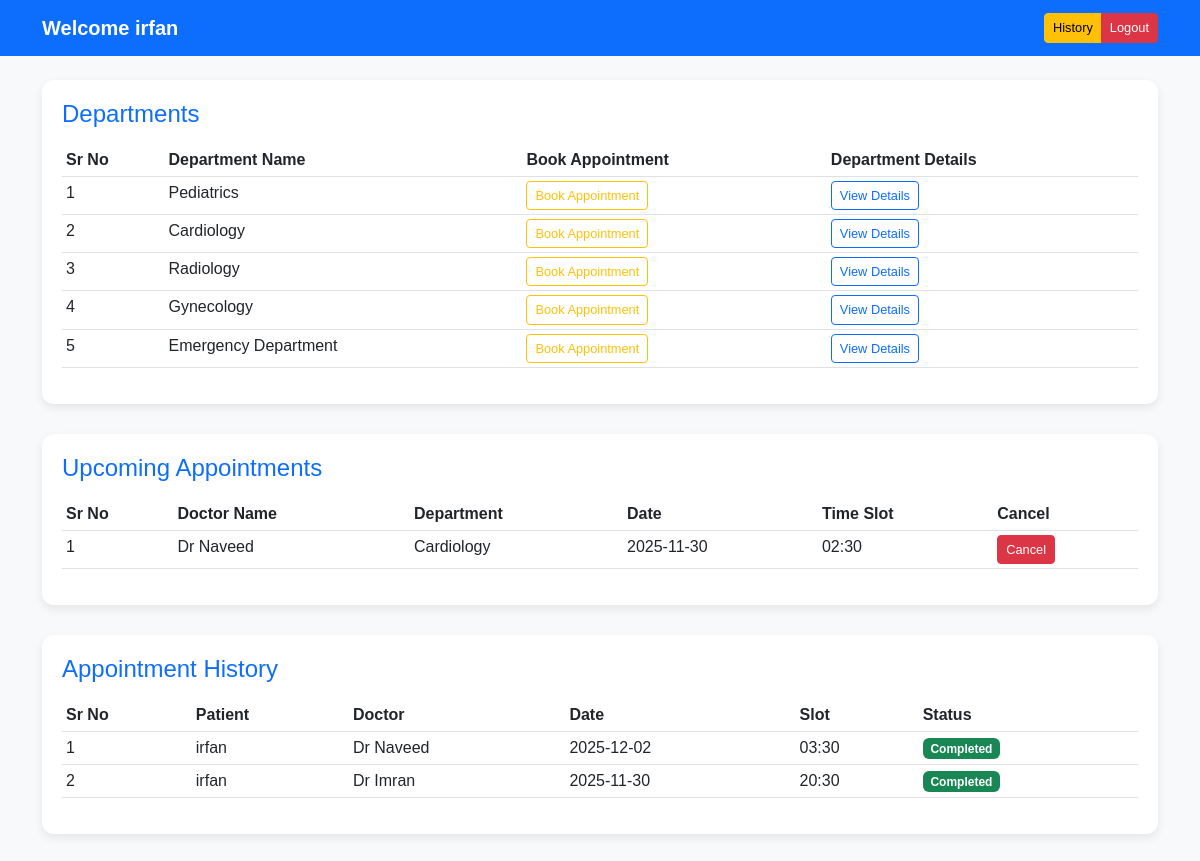
/patient/dashboard (signed in), run on an earlier commit of the app's database.
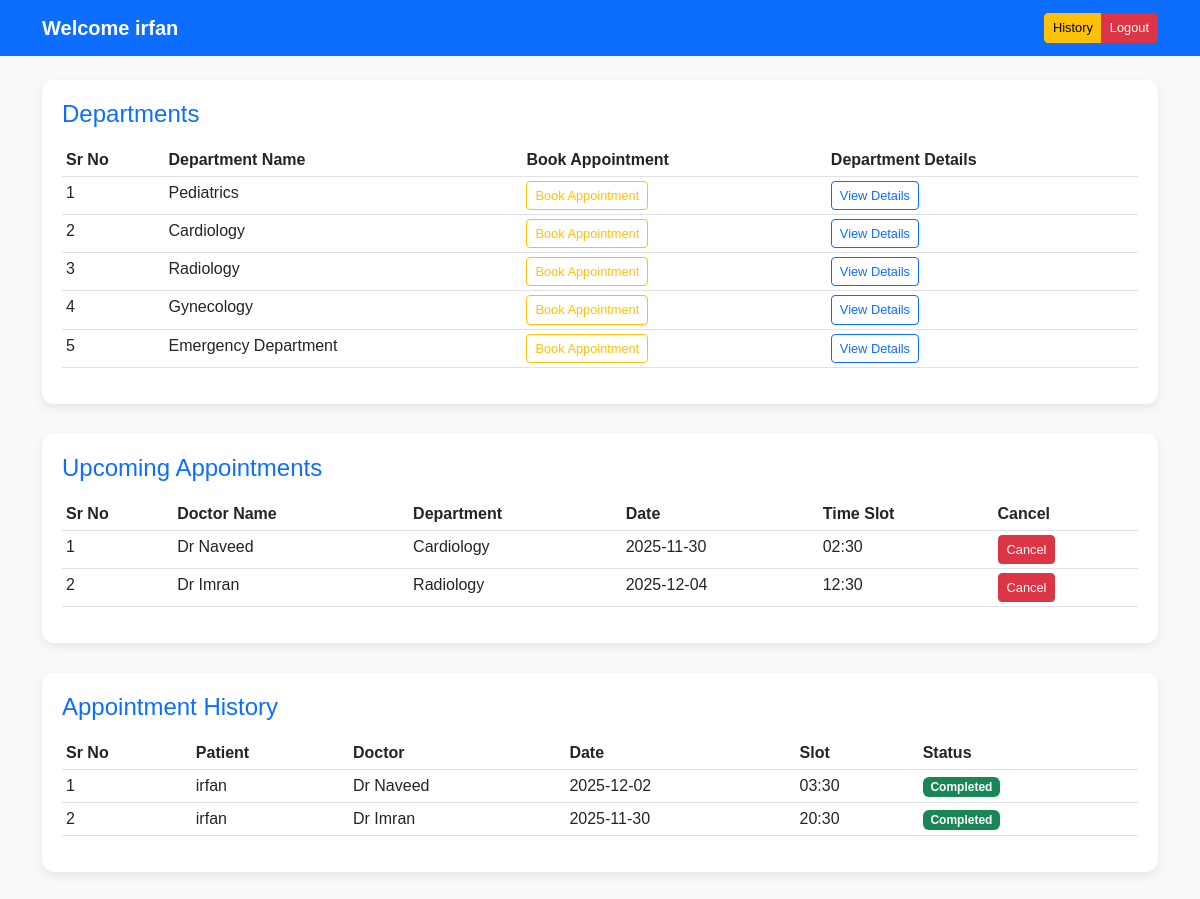
And on a later commit of the database.
### application/models.py (models this page shows)
class Department(db.Model):
    id = db.Column(db.Integer, primary_key=True)
    name = db.Column(db.String(100), nullable=False)
    details = db.Column(db.Text)

class Appointment(db.Model):
    id = db.Column(db.Integer, primary_key=True)
    patient_id = db.Column(db.Integer, db.ForeignKey('patient.id'))
    doctor_id = db.Column(db.Integer, db.ForeignKey('doctor.id'))
    department_id = db.Column(db.Integer, db.ForeignKey('department.id'))
    date = db.Column(db.String(20))
    slot = db.Column(db.String(20))
    status = db.Column(db.String(20), default='Scheduled')
    doctor = db.relationship('Doctor', backref='appointments')
    department = db.relationship('Department', backref='appointments')
    patient = db.relationship('Patient', backref='appointments')

class Doctor(db.Model):
    id = db.Column(db.Integer, primary_key=True)
    name = db.Column(db.String(100), nullable=False)
    email = db.Column(db.String(100), unique=True)
    phone = db.Column(db.String(20), nullable=False)
    experience = db.Column(db.Integer)
    details = db.Column(db.Text)
    available_slots = db.Column(db.Text)  # Could store JSON string for slots
    department_id = db.Column(db.Integer, db.ForeignKey('department.id'))
    department = db.relationship('Department', backref='doctors')

class Patient(db.Model):
    id = db.Column(db.Integer, primary_key=True)
    name = db.Column(db.String(100), nullable=False)
    email = db.Column(db.String(100), unique=True)
    phone = db.Column(db.String(20))
    user_id = db.Column(db.Integer, db.ForeignKey('user.id'))

### application/controllers.py (the view)
    @app.route('/patient/dashboard')
    def patient_dashboard():
        if 'role' not in session or session['role'] != 'patient':
            flash("Access denied!", "danger")
            return redirect(url_for('login'))
        user_id = session.get('user_id')
        patient = Patient.query.filter_by(user_id=user_id).first()
        if not patient:
            flash("Patient record not found!", "danger")
            return redirect(url_for('login'))
        departments = Department.query.all()
        upcoming_appointments = Appointment.query.filter_by(
            patient_id=patient.id, status='Scheduled'
        ).order_by(Appointment.date.asc()).all()
        appointment_history = Appointment.query.filter(
            Appointment.patient_id == patient.id,
            Appointment.status.in_(['Completed', 'Cancelled'])
        ).order_by(Appointment.date.desc()).all()
        return render_template(
            'patient_dash.html',
            patient=patient,
            departments=departments,
            upcoming_appointments=upcoming_appointments,
            appointment_history=appointment_history  # added
        )

### templates/patient_dash.html (shortened to what the changed rows need)
<!DOCTYPE html>
<html lang="en">
<head>
    <link href="https://cdn.jsdelivr.net/npm/bootstrap@5.3.0/dist/css/bootstrap.min.css" rel="stylesheet">
</head>
<body>
<div class="container mt-4">
    <div class="table-section">
        <table class="table table-hover table-sm">
            <thead>
                <tr>
                    <th>Sr No</th>
                    <th>Department Name</th>
                    <th>Book Appointment</th>
                    <th>Department Details</th>
                </tr>
            </thead>
            <tbody>
                {% for dept in departments %}
                <tr>
                    <td>{{ loop.index }}</td>
                    <td>{{ dept.name }}</td>
                    <td>
                        <a href="{{ url_for('book_appointment', department_id=dept.id) }}">
                            <button type="button" class="btn btn-outline-warning btn-sm">Book Appointment</button>
                        </a>
                    </td>
                    <td>
                        <a href="/department/{{ dept.id }}">
                            <button type="button" class="btn btn-outline-primary btn-sm">View Details</button>
                        </a>
                    </td>
                </tr>
                {% endfor %}
            </tbody>
        </table>
    </div>
    <div class="table-section">
        <table class="table table-hover table-sm">
            <thead>
                <tr>
                    <th>Sr No</th>
                    <th>Doctor Name</th>
                    <th>Department</th>
                    <th>Date</th>
                    <th>Time Slot</th>
                    <th>Cancel</th>
                </tr>
            </thead>
            <tbody>
                {% for appt in upcoming_appointments %}
                <tr>
                    <td>{{ loop.index }}</td>
                    <td>{{ appt.doctor.name }}</td>
                    <td>{{ appt.department.name }}</td>
                    <td>{{ appt.date }}</td>
                    <td>{{ appt.slot }}</td>
                    <td>
                        <form action="{{ url_for('cancel_appointment', appointment_id=appt.id) }}" method="POST" style="display:inline;">
                            <button type="submit" class="btn btn-sm btn-danger" onclick="return confirm('Are you sure you want to cancel?');">Cancel</button>
                        </form>
                    </td>
                </tr>
                {% endfor %}
            </tbody>
        </table>
    </div>
    <div class="table-section">
        <table class="table table-hover table-sm">
            <thead>
                <tr>
                    <th>Sr No</th>
                    <th>Patient</th>
                    <th>Doctor</th>
                    <th>Date</th>
                    <th>Slot</th>
                    <th>Status</th>
                </tr>
            </thead>
            <tbody>
                {% for appt in appointment_history %}
                <tr>
                    <td>{{ loop.index }}</td>
                    <td>{{ appt.patient.name }}</td>
                    <td>{{ appt.doctor.name }}</td>
                    <td>{{ appt.date }}</td>
                    <td>{{ appt.slot }}</td>
                    <td>
                        {% if appt.status == 'Completed' %}
                            <span class="badge bg-success">{{ appt.status }}</span>
                        {% elif appt.status == 'Cancelled' %}
                            <span class="badge bg-danger">{{ appt.status }}</span>
                        {% else %}
                            <span class="badge bg-secondary">{{ appt.status }}</span>
                        {% endif %}
                    </td>
                </tr>
                {% endfor %}
            </tbody>
        </table>
    </div>
</div>
</body>
</html>

What changed in the data, as far as the page shows it:
added Appointment: doctor.name "Dr Imran", department.name "Radiology", date "2025-12-04", slot "12:30", shown under "Upcoming Appointments"
